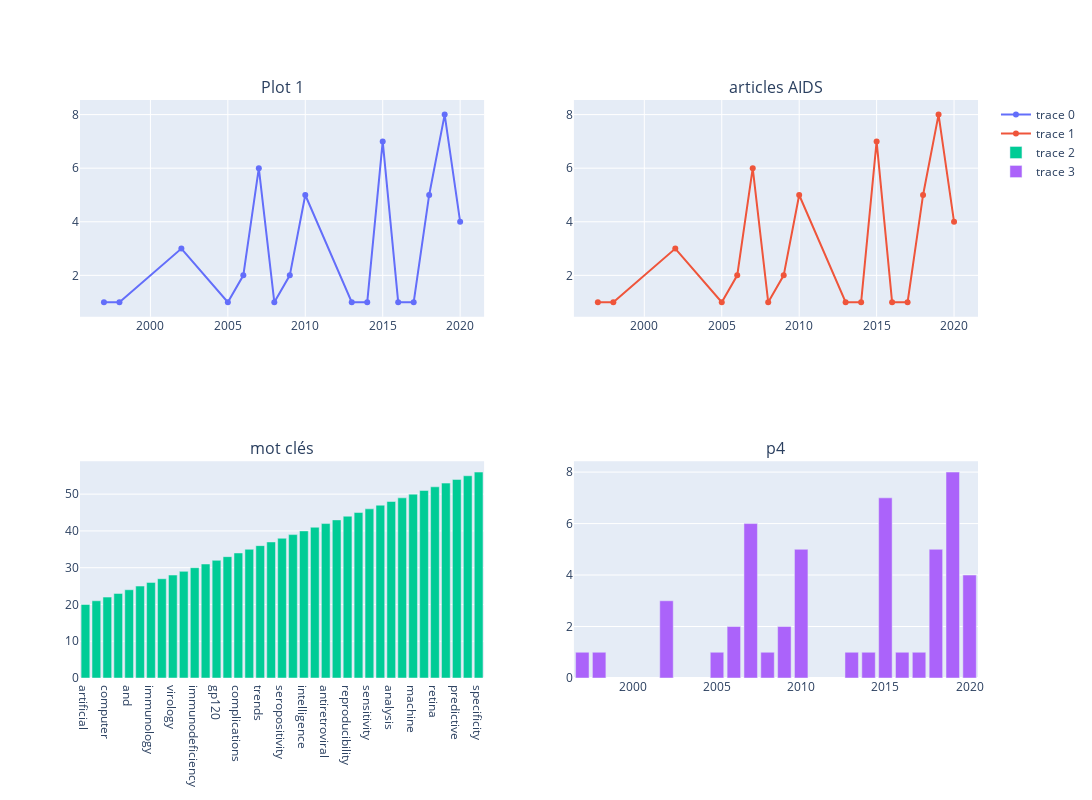

This figure's notebook cell:
### Code cell
# 'count_AIDS'
df5=df_dat_them[['Annee','count_AIDS']]
df5= df5[df5['count_AIDS'] >= 1]
df5 = df5.groupby(['Annee']).count_AIDS.sum().reset_index()
fig5 = make_subplots(rows=2, cols=2, subplot_titles=['Plot 1', 'articles AIDS', 'mot clés','p4'])

fig5.add_scatter(x=df5['Annee'], y= df5['count_AIDS'], row=1, col=1)
fig5.add_scatter(x=df5['Annee'], y= df5['count_AIDS'], row=1, col=2)
fig5.add_bar(x=list(d_key5.keys()), y=list(d_key5.values()), row=2,col=1)
fig5.add_bar(x=df5['Annee'], y=df5['count_AIDS'], row=2,col=2)
fig5.update_yaxes(automargin=True)
fig5['layout'].update(width=1200, height=800, autosize=True)
fig5

### Figure 1 — Plotly figure (JSON) as saved in the notebook; plotly's stock layout.template omitted (floating-point values rounded to 4 significant figures)
{"data": [{"type": "scatter", "x": [1997, 1998, 2002, 2005, 2006, 2007, 2008, 2009, 2010, 2013, 2014, 2015, 2016, 2017, 2018, 2019, 2020], "xaxis": "x", "y": [1, 1, 3, 1, 2, 6, 1, 2, 5, 1, 1, 7, 1, 1, 5, 8, 4], "yaxis": "y"}, {"type": "scatter", "x": [1997, 1998, 2002, 2005, 2006, 2007, 2008, 2009, 2010, 2013, 2014, 2015, 2016, 2017, 2018, 2019, 2020], "xaxis": "x2", "y": [1, 1, 3, 1, 2, 6, 1, 2, 5, 1, 1, 7, 1, 1, 5, 8, 4], "yaxis": "y2"}, {"type": "bar", "x": ["artificial", "acquired", "computer", "genetics", "and", "models", "immunology", "biological", "virology", "value", "immunodeficiency", "effects", "gp120", "1", "complications", "hiv", "trends", "results", "seropositivity", "epidemiology", "intelligence", "mortality", "antiretroviral", "information", "reproducibility", "agents", "sensitivity", "metabolism", "analysis", "studies", "machine", "learning", "retina", "drug", "predictive", "infections", "specificity"], "xaxis": "x3", "y": [20, 21, 22, 23, 24, 25, 26, 27, 28, 29, 30, 31, 32, 33, 34, 35, 36, 37, 38, 39, 40, 41, 42, 43, 44, 45, 46, 47, 48, 49, 50, 51, 52, 53, 54, 55, 56], "yaxis": "y3"}, {"type": "bar", "x": [1997, 1998, 2002, 2005, 2006, 2007, 2008, 2009, 2010, 2013, 2014, 2015, 2016, 2017, 2018, 2019, 2020], "xaxis": "x4", "y": [1, 1, 3, 1, 2, 6, 1, 2, 5, 1, 1, 7, 1, 1, 5, 8, 4], "yaxis": "y4"}], "layout": {"annotations": [{"font": {"size": 16}, "showarrow": false, "text": "Plot 1", "x": 0.225, "xanchor": "center", "xref": "paper", "y": 1, "yanchor": "bottom", "yref": "paper"}, {"font": {"size": 16}, "showarrow": false, "text": "articles AIDS", "x": 0.775, "xanchor": "center", "xref": "paper", "y": 1, "yanchor": "bottom", "yref": "paper"}, {"font": {"size": 16}, "showarrow": false, "text": "mot clés", "x": 0.225, "xanchor": "center", "xref": "paper", "y": 0.375, "yanchor": "bottom", "yref": "paper"}, {"font": {"size": 16}, "showarrow": false, "text": "p4", "x": 0.775, "xanchor": "center", "xref": "paper", "y": 0.375, "yanchor": "bottom", "yref": "paper"}], "autosize": true, "height": 800, "width": 1200, "xaxis": {"anchor": "y", "domain": [0, 0.45]}, "xaxis2": {"anchor": "y2", "domain": [0.55, 1]}, "xaxis3": {"anchor": "y3", "domain": [0, 0.45]}, "xaxis4": {"anchor": "y4", "domain": [0.55, 1]}, "yaxis": {"anchor": "x", "automargin": true, "domain": [0.625, 1]}, "yaxis2": {"anchor": "x2", "automargin": true, "domain": [0.625, 1]}, "yaxis3": {"anchor": "x3", "automargin": true, "domain": [0, 0.375]}, "yaxis4": {"anchor": "x4", "automargin": true, "domain": [0, 0.375]}}}
